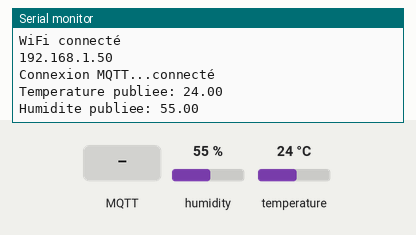
Recording of a sketch running on a simulated ESP32. Shown: the last lines printed to the serial monitor. The inputs (shaded band) are chosen by the test bench; at power-on: humidity 55 %, temperature 24 °C. WiFi joins after 1.5 s; servers stay silent unless stated; no MQTT or app messages arrive unless stated.

Above: at 2.7 s.
2.8 s: MQTT message "ON" arrives on the first subscribed topic
13.0 s: MQTT message "1" arrives on the first subscribed topic
23.1 s: MQTT message "on" arrives on the first subscribed topic
33.1 s: MQTT message "off" arrives on the first subscribed topic
43.1 s: humidity set to 22 %
At 43.7 s:
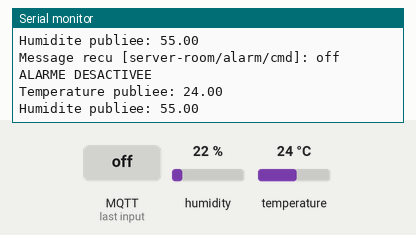
48.1 s: temperature set to 12 °C
At 53.0 s:
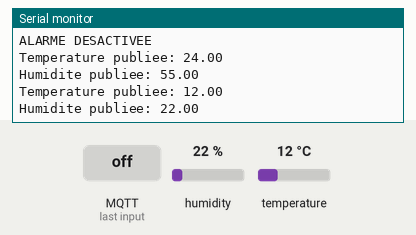

Measured:
- after the input at 48.1 s, the serial monitor: prints a new line after 3.6 s (image 2)

The sketch:

esp32-serverroom.ino
```cpp
#include <WiFi.h>
#include <PubSubClient.h>
#include <DHT.h>

// WiFi
const char* ssid = "b3Mh8KqZ";
const char* password = "9CgN7p4D";

// MQTT
const char* mqtt_server = "10.160.24.188";
const int mqtt_port = 1883;
const char* mqtt_user = "esp32";
const char* mqtt_password = "esp32pass";

// DHT11
#define DHTPIN 4
#define DHTTYPE DHT11
DHT dht(DHTPIN, DHTTYPE);

WiFiClient espClient;
PubSubClient client(espClient);

void setup_wifi() {
  Serial.print("Connexion WiFi");
  WiFi.begin(ssid, password);
  while (WiFi.status() != WL_CONNECTED) {
    delay(500);
    Serial.print(".");
  }
  Serial.println("\nWiFi connecté");
  Serial.println(WiFi.localIP());
}

void callback(char* topic, byte* payload, unsigned int length) {
  Serial.print("Message recu [");
  Serial.print(topic);
  Serial.print("]: ");

  String message;
  for (int i = 0; i < length; i++) {
    message += (char)payload[i];
  }
  Serial.println(message);

  if (String(topic) == "server-room/alarm/cmd") {
    if (message == "ON") {
      Serial.println("ALARME ACTIVEE");
      // Ajouter code LED/Buzzer
    } else {
      Serial.println("ALARME DESACTIVEE");
    }
  }
}

void reconnect() {
  while (!client.connected()) {
    Serial.print("Connexion MQTT...");
    if (client.connect("ESP32Client", mqtt_user, mqtt_password)) {
      Serial.println("connecté");
      client.subscribe("server-room/alarm/cmd");
    } else {
      Serial.print("Echec, rc=");
      Serial.println(client.state());
      delay(5000);
    }
  }
}

void setup() {
  Serial.begin(115200);
  dht.begin();
  setup_wifi();
  client.setServer(mqtt_server, mqtt_port);
  client.setCallback(callback);
}

void loop() {
  if (!client.connected()) {
    reconnect();
  }
  client.loop();

  // Lecture DHT11
  float temp = dht.readTemperature();
  float hum = dht.readHumidity();

  if (!isnan(temp) && !isnan(hum)) {
    // Température
    char tempStr[8];
    dtostrf(temp, 4, 2, tempStr);
    client.publish("server-room/temperature", tempStr);
    Serial.print("Temperature publiee: ");
    Serial.println(tempStr);

    // Humidité
    char humStr[8];
    dtostrf(hum, 4, 2, humStr);
    client.publish("server-room/humidity", humStr);
    Serial.print("Humidite publiee: ");
    Serial.println(humStr);
  }

  delay(10000); // 10 secondes
}
```
